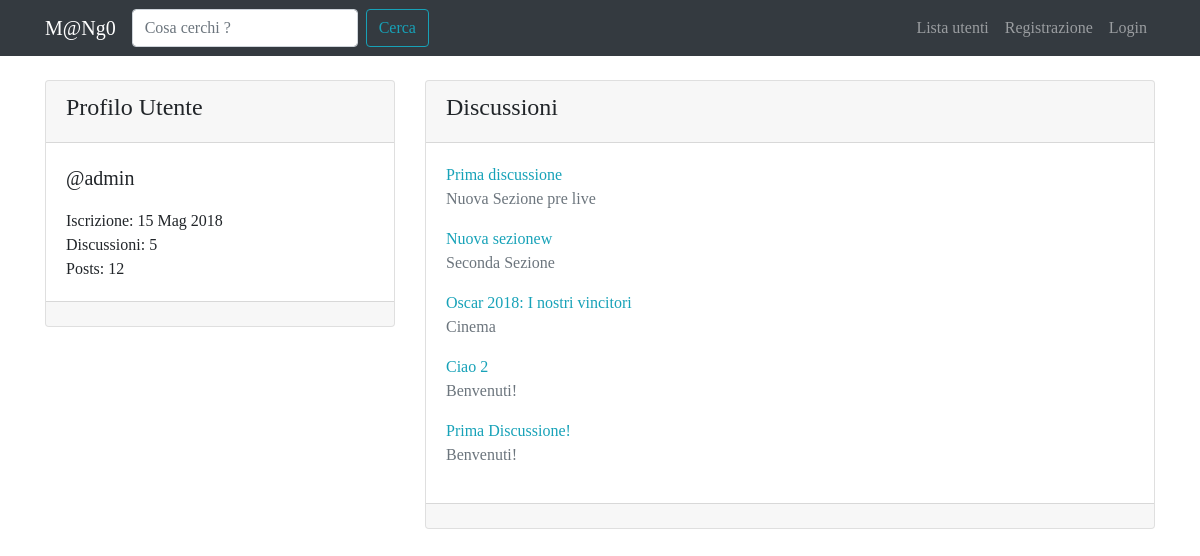
Screenshot of /user/admin/ with the database file from the repository.
### forum/models.py (models this page shows, shortened)
class Discussione(models.Model):
    titolo = models.CharField(max_length=120)
    data_creazione = models.DateTimeField(auto_now_add=True)
    autore_discussione = models.ForeignKey(User, on_delete=models.CASCADE, related_name="discussioni")
    sezione_appartenenza = models.ForeignKey(Sezione, on_delete=models.CASCADE)
    def get_absolute_url(self):
        return reverse('visualizza_discussione', kwargs={"pk":self.pk})
    """ indica il numero di pagine presenti nella discussione """
    class Meta:
        verbose_name = "Discussione"
        verbose_name_plural = "Discussioni"

class Sezione(models.Model):
    nome_sezione = models.CharField(max_length=80)
    descrizione = models.CharField(max_length=150, blank=True, null=True)
    logo_sezione = models.ImageField(blank=True, null=True)
    def __str__(self):
        return self.nome_sezione
    class Meta:
        verbose_name = "Sezione"
        verbose_name_plural = "Sezioni"

### core/views.py (the view)
# urls.py: path('user/<username>/', views.userProfileView, name='user_profile'),
def userProfileView(request, username):
    user = get_object_or_404(User, username=username)
    discussioni_utente = Discussione.objects.filter(autore_discussione=user).order_by("-pk")
    context = {"user":user, "discussioni_utente":discussioni_utente}
    return render(request, 'core/user_profile.html', context)

### core/templates/core/user_profile.html (shortened to what this page needs)
{% extends 'base.html' %}
{% block content %}
  <div class="row mt-3">
      <div class="col-4">
        <div class="card my-2">
          <div class="card-header">
            <h4>{% if request.user == user %} Il tuo {% endif %} Profilo Utente</h4>
          </div>
          <div class="card-body">
            <p class="lead">@{{ user }}</p>
            <p class="mb-0">Iscrizione: {{ user.date_joined|date:"d M Y" }}</p>
            <p class="mb-0">Discussioni: {{ user.discussioni.count }}</p>
            <p class="mb-0">Posts: {{ user.posts.count }}</p>
          </div>
          <div class="card-footer"></div>
        </div>
      </div>
      <div class="col-8">
        <div class="card my-2">
          <div class="card-header">
            <h4>Discussioni</h4>
          </div>
          <div class="card-body">
            {% for discussione in discussioni_utente %}
              <a href="{{ discussione.get_absolute_url }}">{{ discussione.titolo }}</a>
              <p class="text-muted">{{ discussione.sezione_appartenenza }}</p>
            {% empty %}
              {% if request.user != user %}
                <p>{{ user }} non ha creato alcuna discussione!</p>
              {% else %}
                <p>Non hai creato alcuna discussione!</p>
              {% endif %}
            {% endfor %}
          </div>
          <div class="card-footer"></div>
        </div>
      </div>
  </div>
{% endblock content %}

### static-storage/css/mango.css (style rules this page uses)
body { font-family: 'Slabo 27px', serif; }
a, a:hover { color: #17a2b8; }

### rows the page displays
Discussione: titolo "Prima discussione", sezione_appartenenza "Nuova Sezione pre live"
Discussione: titolo "Nuova sezionew", sezione_appartenenza "Seconda Sezione"
Discussione: titolo "Oscar 2018: I nostri vincitori", sezione_appartenenza "Cinema"
Discussione: titolo "Ciao 2", sezione_appartenenza "Benvenuti!"
Discussione: titolo "Prima Discussione!", sezione_appartenenza "Benvenuti!"

### other values shown
{{ user }} "admin"
{{ user.date_joined|date:"d M Y" }} "15 Mag 2018"
{{ user.discussioni.count }} "5"
{{ user.posts.count }} "12"
